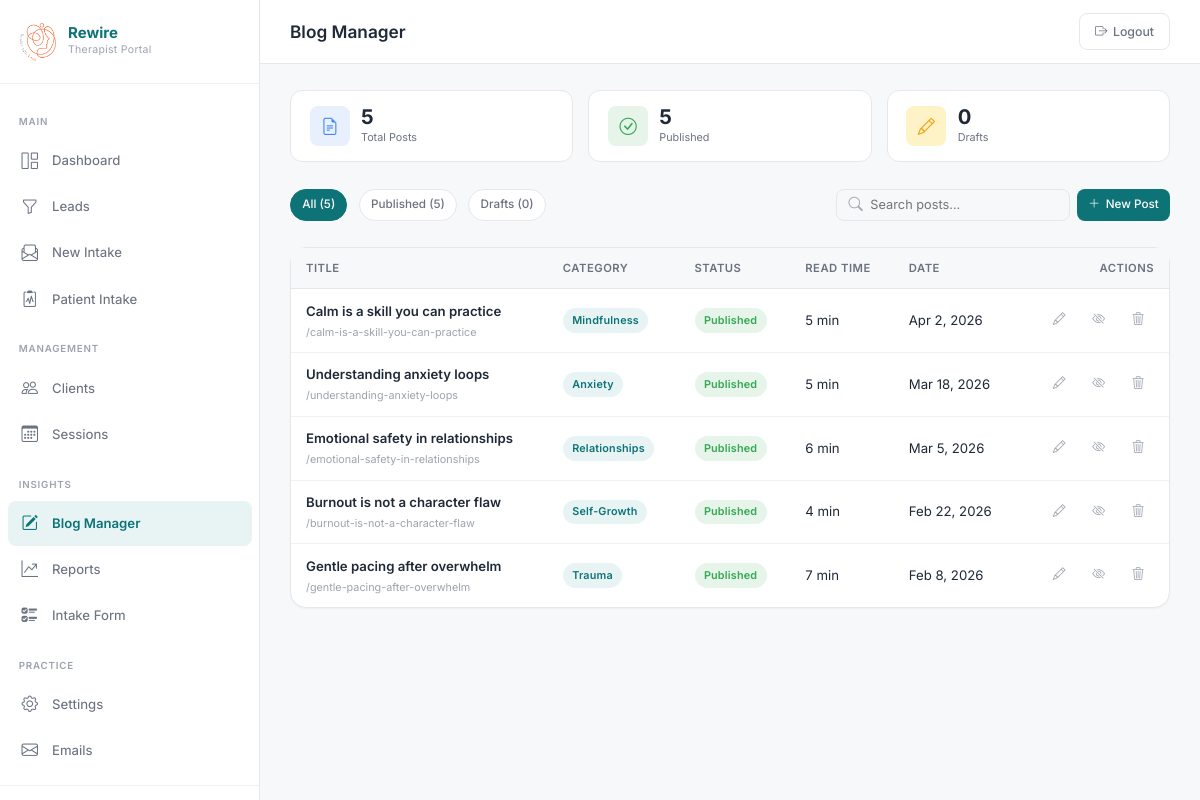
The app's page /admin/index.php?page=blogs (signed in) with its own data.
### tables this page shows
CREATE TABLE IF NOT EXISTS `blogs` (
    `id` INT AUTO_INCREMENT PRIMARY KEY,
    `title` VARCHAR(255) NOT NULL,
    `slug` VARCHAR(255) NOT NULL UNIQUE,
    `excerpt` TEXT NOT NULL,
    `content` LONGTEXT NOT NULL,
    `category` VARCHAR(50) NOT NULL,
    `read_time` INT DEFAULT 5,
    `cover_image` VARCHAR(255) DEFAULT NULL,
    `status` ENUM('draft', 'published') DEFAULT 'draft',
    `created_at` TIMESTAMP DEFAULT CURRENT_TIMESTAMP
);

### includes/pagination.php (called while the page is built, shortened)
<?php
function paginationSizeOptions() {
    return [10, 20, 50];
}
function paginate(array $rows, $defaultPerPage = 20) {
    $perPage = isset($_GET['pp']) ? (int) $_GET['pp'] : $defaultPerPage;
    $total   = count($rows);
    $pages   = max(1, (int) ceil($total / $perPage));
    $current = isset($_GET['p']) ? max(1, intval($_GET['p'])) : 1;
    $current = min($current, $pages);
    $offset  = ($current - 1) * $perPage;
    return [
        'rows'    => array_slice($rows, $offset, $perPage),
        'page'    => $current,
        'pages'   => $pages,
        'total'   => $total,
        'perPage' => $perPage,
    ];
}

### admin/pages/blogs.php (the view, shortened to what this page needs)
<?php
require_once __DIR__ . '/../../includes/pagination.php';
$db = getDbConnection();
$totalCount     = $db->query("SELECT COUNT(*) FROM `blogs`")->fetchColumn();
$publishedCount = $db->query("SELECT COUNT(*) FROM `blogs` WHERE `status`='published'")->fetchColumn();
$draftCount     = $db->query("SELECT COUNT(*) FROM `blogs` WHERE `status`='draft'")->fetchColumn();
$statusFilter = isset($_GET['status']) ? trim($_GET['status']) : 'all';
$search = isset($_GET['q']) ? trim($_GET['q']) : '';
$sql = "SELECT * FROM `blogs`";
$params = [];
$sql .= " ORDER BY `created_at` DESC";
$stmt = $db->prepare($sql);
$stmt->execute($params);
$blogs = $stmt->fetchAll(PDO::FETCH_ASSOC);
$pager = paginate($blogs);
$blogs = $pager['rows'];
?>
<link href="https://cdn.quilljs.com/1.3.7/quill.snow.css" rel="stylesheet" />
<div class="stat-strip">
  <div class="stat-strip-card">
    <div class="stat-strip-icon blue"><i class="bi bi-file-earmark-text"></i></div>
    <div><div class="stat-strip-num" id="stat-total"><?php echo $totalCount; ?></div><div class="stat-strip-label">Total Posts</div></div>
  </div>
  <div class="stat-strip-card">
    <div class="stat-strip-icon green"><i class="bi bi-check-circle"></i></div>
    <div><div class="stat-strip-num" id="stat-published"><?php echo $publishedCount; ?></div><div class="stat-strip-label">Published</div></div>
  </div>
  <div class="stat-strip-card">
    <div class="stat-strip-icon amber"><i class="bi bi-pencil"></i></div>
    <div><div class="stat-strip-num" id="stat-draft"><?php echo $draftCount; ?></div><div class="stat-strip-label">Drafts</div></div>
  </div>
</div>
<div class="toolbar">
  <div class="toolbar-left">
    <a href="index.php?page=blogs&status=all" class="filter-btn <?php echo $statusFilter==='all' ? 'active' : ''; ?>">All (<?php echo $totalCount; ?>)</a>
    <a href="index.php?page=blogs&status=published" class="filter-btn <?php echo $statusFilter==='published' ? 'active' : ''; ?>">Published (<?php echo $publishedCount; ?>)</a>
    <a href="index.php?page=blogs&status=draft" class="filter-btn <?php echo $statusFilter==='draft' ? 'active' : ''; ?>">Drafts (<?php echo $draftCount; ?>)</a>
  </div>
  <div class="toolbar-right">
    <form method="get" action="index.php" class="search-bar">
      <i class="bi bi-search"></i>
      <input type="text" name="q" placeholder="Search posts..." value="<?php echo htmlspecialchars($search); ?>" />
    </form>
    <button type="button" class="btn btn-primary btn-sm" onclick="toggleEditor(true)">
      <i class="bi bi-plus-lg"></i> New Post
    </button>
  </div>
</div>
<div class="panel">
  <div class="panel-body-flush">
    <?php if (empty($blogs)): ?>
      <div class="empty-state">
        <i class="bi bi-pencil-square"></i>
        <p>No blog posts found</p>
        <p>Click "New Post" to create your first blog article.</p>
      </div>
    <?php else: ?>
      <div class="data-table-wrap">
        <table class="data-table">
          <thead>
            <tr>
              <th>Title</th>
              <th>Category</th>
              <th>Status</th>
              <th>Read Time</th>
              <th>Date</th>
              <th class="th-right">Actions</th>
            </tr>
          </thead>
          <tbody>
            <?php foreach ($blogs as $b): ?>
              <tr>
                <td class="td-name td-title">
                  <?php echo htmlspecialchars($b['title']); ?>
                  <small>/<?php echo htmlspecialchars($b['slug']); ?></small>
                </td>
                <td><span class="badge badge-category"><?php echo htmlspecialchars($b['category']); ?></span></td>
                <td><span class="badge badge-<?php echo $b['status']; ?>"><?php echo $b['status']; ?></span></td>
                <td><?php echo $b['read_time']; ?> min</td>
                <td><?php echo date('M j, Y', strtotime($b['created_at'])); ?></td>
                <td class="td-actions">
                  <div class="row-actions">
                    <button class="btn btn-icon" onclick="editBlog(<?php echo $b['id']; ?>)" title="Edit"><i class="bi bi-pencil"></i></button>
                    <button class="btn btn-icon" onclick="toggleBlogStatus(<?php echo $b['id']; ?>)" title="<?php echo $b['status']==='published' ? 'Unpublish' : 'Publish'; ?>">
                      <i class="bi bi-<?php echo $b['status']==='published' ? 'eye-slash' : 'eye'; ?>"></i>
                    </button>
                    <button class="btn btn-icon is-danger" onclick="deleteBlog(<?php echo $b['id']; ?>, '<?php echo addslashes(htmlspecialchars($b['title'])); ?>')" title="Delete"><i class="bi bi-trash3"></i></button>
                  </div>
                </td>
              </tr>
            <?php endforeach; ?>
          </tbody>
        </table>
      </div>
    <?php endif; ?>
  </div>
</div>

### admin/index.php (shortened to what this page needs)
<?php
$page = isset($_GET['page']) ? trim($_GET['page']) : 'dashboard';
$currentPage = $page;
$pageTitles = [
    'dashboard'      => 'Dashboard',
    'leads'          => 'Leads',
    'intake'         => 'New Intake',
    'patient-intake' => 'Patient Intake',
    'clients'        => 'Clients',
    'client-profile' => 'Client Profile',
    'sessions'       => 'Sessions & Calendar',
    'reports'        => 'Reports & Analytics',
    'forms'          => 'Intake Form Builder',
    'emails'         => 'Emails',
    'settings'       => 'Settings',
    'blogs'          => 'Blog Manager',
];
$pageTitle = $pageTitles[$page] ?? 'Dashboard';
?>
<!DOCTYPE html>
<html lang="en">
<head>
  <link rel="stylesheet" href="https://cdn.jsdelivr.net/npm/bootstrap-icons@1.11.3/font/bootstrap-icons.min.css" />
  <link rel="stylesheet" href="css/dashboard.css?v=<?php echo filemtime(__DIR__ . '/css/dashboard.css'); ?>" />
</head>
<body class="admin-body">
  <?php include __DIR__ . '/includes/sidebar.php'; ?>
  <div class="admin-main">
    <?php include __DIR__ . '/includes/header.php'; ?>
    <div class="admin-content">
      <?php include __DIR__ . '/pages/' . $page . '.php'; ?>
    </div>
  </div>
</body>
</html>

### admin/includes/sidebar.php (shortened to what this page needs)
<?php
$currentPage = isset($currentPage) ? $currentPage : 'dashboard';
?>
<aside class="admin-sidebar" id="adminSidebar">
  <div class="sidebar-brand">
    <img src="../images/logo3.png" alt="Logo" />
    <div>
      <div class="sidebar-brand-text">Rewire</div>
      <div class="sidebar-brand-sub">Therapist Portal</div>
    </div>
  </div>
  <ul class="sidebar-nav">
    <li class="sidebar-section-label">Main</li>
    <li>
      <a class="sidebar-link <?php echo $currentPage === 'dashboard' ? 'active' : ''; ?>" href="index.php?page=dashboard">
        <i class="bi bi-grid-1x2"></i> Dashboard
      </a>
    </li>
    <li>
      <a class="sidebar-link <?php echo $currentPage === 'leads' ? 'active' : ''; ?>" href="index.php?page=leads">
        <i class="bi bi-funnel"></i> Leads
      </a>
    </li>
    <li>
      <a class="sidebar-link <?php echo $currentPage === 'intake' ? 'active' : ''; ?>" href="index.php?page=intake">
        <i class="bi bi-envelope-paper"></i> New Intake
      </a>
    </li>
    <li>
      <a class="sidebar-link <?php echo $currentPage === 'patient-intake' ? 'active' : ''; ?>" href="index.php?page=patient-intake">
        <i class="bi bi-clipboard2-pulse"></i> Patient Intake
      </a>
    </li>
    <li class="sidebar-section-label">Management</li>
    <li>
      <a class="sidebar-link <?php echo $currentPage === 'clients' ? 'active' : ''; ?>" href="index.php?page=clients">
        <i class="bi bi-people"></i> Clients
      </a>
    </li>
    <li>
      <a class="sidebar-link <?php echo $currentPage === 'sessions' ? 'active' : ''; ?>" href="index.php?page=sessions">
        <i class="bi bi-calendar3"></i> Sessions
      </a>
    </li>
    <li class="sidebar-section-label">Insights</li>
    <li>
      <a class="sidebar-link <?php echo $currentPage === 'blogs' ? 'active' : ''; ?>" href="index.php?page=blogs">
        <i class="bi bi-pencil-square"></i> Blog Manager
      </a>
    </li>
    <li>
      <a class="sidebar-link <?php echo $currentPage === 'reports' ? 'active' : ''; ?>" href="index.php?page=reports">
        <i class="bi bi-graph-up-arrow"></i> Reports
      </a>
    </li>
    <li>
      <a class="sidebar-link <?php echo $currentPage === 'forms' ? 'active' : ''; ?>" href="index.php?page=forms">
        <i class="bi bi-ui-checks"></i> Intake Form
      </a>
    </li>
    <li class="sidebar-section-label">Practice</li>
    <li>
      <a class="sidebar-link <?php echo $currentPage === 'settings' ? 'active' : ''; ?>" href="index.php?page=settings">
        <i class="bi bi-gear"></i> Settings
      </a>
    </li>
    <li>
      <a class="sidebar-link <?php echo $currentPage === 'emails' ? 'active' : ''; ?>" href="index.php?page=emails">
        <i class="bi bi-envelope"></i> Emails
      </a>
    </li>
  </ul>
  <div class="sidebar-footer">
  </div>
</aside>

### admin/includes/header.php (shortened to what this page needs)
<?php $pageTitle = isset($pageTitle) ? $pageTitle : 'Dashboard'; ?>
<header class="admin-header">
  <div class="admin-header-left">
    <h1 class="admin-header-title"><?php echo htmlspecialchars($pageTitle); ?></h1>
  </div>
  <div class="admin-header-right">
    <a href="../api/logout.php" class="btn-header-action">
      <i class="bi bi-box-arrow-right"></i> Logout
    </a>
  </div>
</header>

### records on screen
blogs: title "Calm is a skill you can practice", slug "calm-is-a-skill-you-can-practice", category "Mindfulness", status "Published", read_time "5", created_at "Apr 2, 2026"
blogs: title "Understanding anxiety loops", slug "understanding-anxiety-loops", category "Anxiety", status "Published", read_time "5", created_at "Mar 18, 2026"
blogs: title "Emotional safety in relationships", slug "emotional-safety-in-relationships", category "Relationships", status "Published", read_time "6", created_at "Mar 5, 2026"
blogs: title "Burnout is not a character flaw", slug "burnout-is-not-a-character-flaw", category "Self-Growth", status "Published", read_time "4", created_at "Feb 22, 2026"
blogs: title "Gentle pacing after overwhelm", slug "gentle-pacing-after-overwhelm", category "Trauma", status "Published", read_time "7", created_at "Feb 8, 2026"

### other values on screen
$pageTitle "Blog Manager"
$totalCount "5"
$publishedCount "5"
$draftCount "0"
